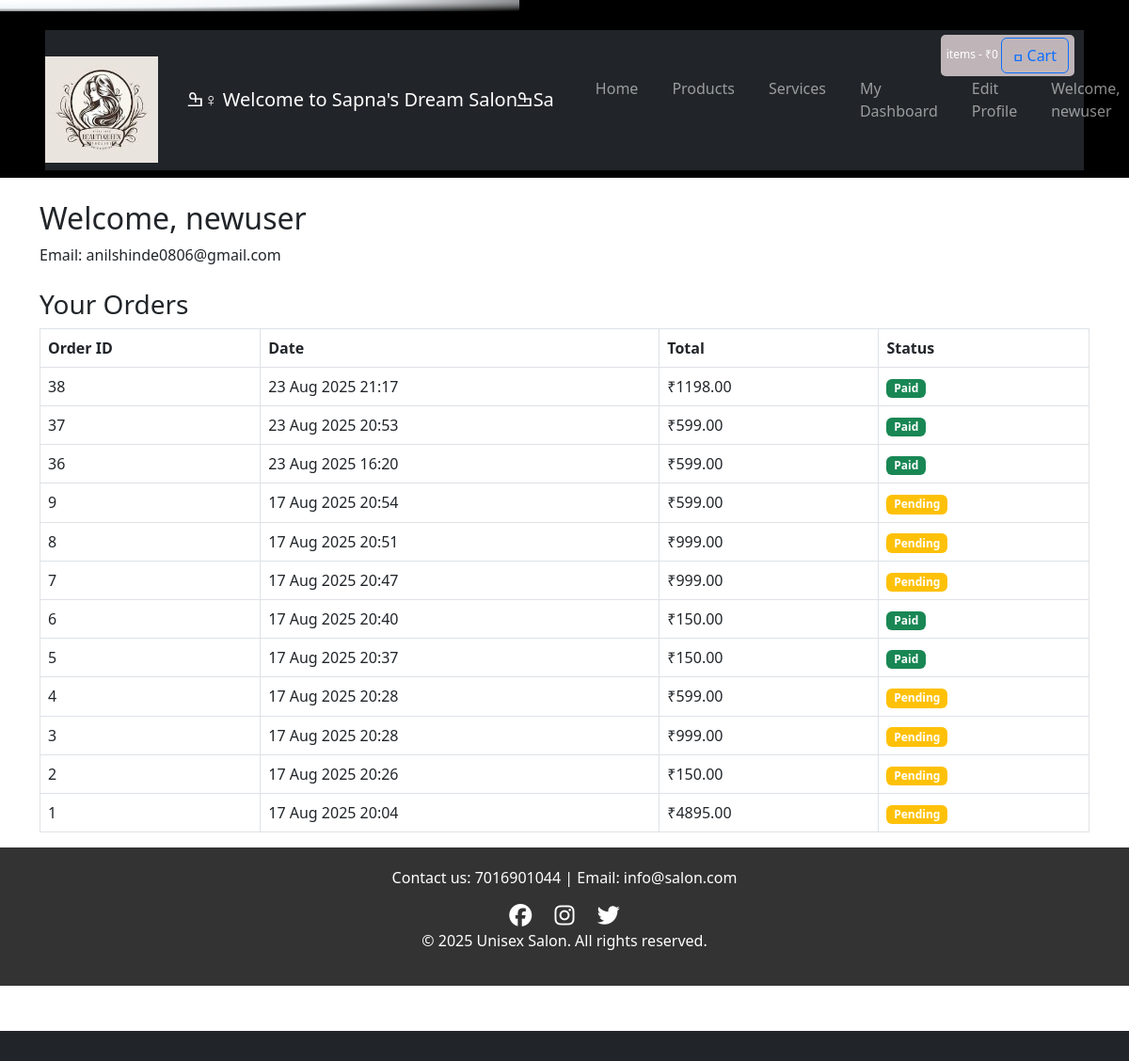
The app's page /cart1/dashboard/ (signed in) with its own data.
### cart1/models.py (models this page shows, shortened)
class Order(models.Model):
    customer = models.ForeignKey(Customer, on_delete=models.CASCADE)
    total_price = models.DecimalField(max_digits=10, decimal_places=2)
    is_paid = models.BooleanField(default=False)  # will be True after successful payment
    payment_id = models.CharField(max_length=255, blank=True)  # store gateway payment reference
    created_at = models.DateTimeField(auto_now_add=True)

### cart1/views.py (the view)
# urls.py: path('dashboard/', views.dashboard_view, name='dashboard'),
@login_required
def dashboard_view(request):
    customer, _ = Customer.objects.get_or_create(
        user=request.user,
        defaults={'full_name': request.user.get_full_name(), 'email': request.user.email}
    )
    orders = Order.objects.filter(customer=customer).order_by('-id')
    return render(request, 'dashboard.html', {'orders': orders})

### cart1/context_processors.py (called while the page is built)
def cart(request):
        console.log(f"incp")
        return {'cart': Cart1(request)}

### cart1/templates/dashboard.html
{% extends 'core/base.html' %}
{% load static %}
{% block content %}
<div class="container mt-4">
    <h2>Welcome, {{ user.username }}</h2>
    <p>Email: {{ user.email }}</p>
    <h3 class="mt-4">Your Orders</h3>
    {% if orders %}
        <table class="table table-bordered mt-2">
            <thead>
                <tr>
                    <th>Order ID</th>
                    <th>Date</th>
                    <th>Total</th>
                    <th>Status</th>
                </tr>
            </thead>
            <tbody>
                {% for order in orders %}
                <tr>
                    <td>{{ order.id }}</td>
                    <td>{{ order.created_at|date:"d M Y H:i" }}</td>
                    <td>₹{{ order.total_price }}</td>
                    <td>
                        {% if order.is_paid %}
                            <span class="badge bg-success">Paid</span>
                        {% else %}
                            <span class="badge bg-warning">Pending</span>
                        {% endif %}
                    </td>
                </tr>
                {% endfor %}
            </tbody>
        </table>
    {% else %}
        <p>You have no orders yet.</p>
    {% endif %}
</div>
{% endblock %}

### core/templates/core/base.html (shortened to what this page needs)
{% load static %}
<!DOCTYPE html>
<html lang="en">
<head>
  <link href="https://cdn.jsdelivr.net/npm/bootstrap@5.3.2/dist/css/bootstrap.min.css" rel="stylesheet">
  <link rel="stylesheet" href="https://cdnjs.cloudflare.com/ajax/libs/font-awesome/6.5.0/css/all.min.css">
  <link rel="stylesheet" href="{% static 'css/home.css' %}">
  <link href="https://cdn.jsdelivr.net/npm/bootstrap@5.3.3/dist/css/bootstrap.min.css" rel="stylesheet">
<link rel="stylesheet" href="{% static 'css/styles.css' %}">
</head>
<body>
<main class="bg-black h-screen grid place-items-center text-white">
  <article class="overflow-hidden p-px relative rounded-md bg-neutral-600">
<section class="inline-block space-y-2 bg-black rounded-md z-10 relative px-5 py-2">
    <div class="glow inset-0 w-[100px] h-[100px] absolute rotate-45">.</div>
<nav class="navbar navbar-expand-lg navbar-dark bg-dark">
<div style="text-align:center; margin-top:20px;">
    <img src="{% static 'images/salon-logo.png' %}" alt="Salon Logo" style="width: 120px;">
</div>
 <div class="container">
    <a class="navbar-brand" href="{% url 'home' %}">ߒ‍♀ Welcome to Sapna's Dream  Salonߒ‍Sa</a>
    <div class="collapse navbar-collapse" id="navbarContent">
          <ul class="navbar-nav ms-auto">
        <li class="nav-item"><a class="nav-link" href="{% url 'home' %}">Home</a></li>
      <li class="nav-item"><a class="nav-link" href="#">Products</a></li>
      <li class="nav-item"><a class="nav-link" href="#">Services</a></li>
        {% if user.is_authenticated %}
            <li class="nav-item"><a class="nav-link" href="{% url 'dashboard' %}">My Dashboard</a></li>
           <li class="nav-item"><a class="nav-link" href="{% url 'update_profile' %}">Edit Profile</a></li>
          <li class="nav-item"><a class="nav-link" href="#">Welcome, {{ user.username }}</a></li>
        {% else %}
          <li class="nav-item"><a class="nav-link" href="{% url 'login' %}" >LoginNew</a></li>
          <li class="nav-item"><a class="nav-link" href="{% url 'register' %}">Register</a></li> </ul>
        {% endif %}
          <span class="badge-new">
              items - <span id="cart-price">₹0</span>
                        <button id="cart-btn" type="button"
        class="btn btn-outline-primary position-relative"
        data-bs-toggle="modal" data-bs-target="#cartModal">
  ߛ Cart
</button>
</span>
    </div>
  </div>
</nav>
</section>
  </article></main>
{% block content %}{% endblock %}
<footer>
    <p>Contact us: 7016901044 | Email: info@salon.com</p>
    <div>
        <a href="https://facebook.com" target="_blank"><i class="fab fa-facebook"></i></a>
        <a href="https://instagram.com" target="_blank"><i class="fab fa-instagram"></i></a>
        <a href="https://twitter.com" target="_blank"><i class="fab fa-twitter"></i></a>
    </div>
    <p> &copy; 2025 Unisex Salon. All rights reserved.</p>
</footer>
<footer class="bg-dark text-light text-center py-3 mt-5">
</footer>
</body>
</html>

### static/css/home.css (style rules this page uses)
body { font-family: 'Segoe UI', sans-serif; margin: 0; padding: 0; background: #f8f8f8; color: #333; }
nav a { color: white; text-decoration: none; margin-left: 20px; font-weight: 500; }
footer { background: #333; color: white; text-align: center; padding: 20px; }
.glow { animation: move 5s linear infinite; offset-path: rect(0% auto 100% auto); background: radial-gradient(#fff, #f1f5f9, transparent); }
.badge-new { position: absolute; top: 05px; right: 10px; background-color: #bfb5b9; color: white; font-size: 0.75rem; padding: 3px 6px; border-radius: 5px; }
.nav-link { color: white; text-decoration: none; font-size: 1.2rem; margin-left: 20px; padding: 10px; transition: all 0.3s ease; }

### core/templates/core/base.html (style rules this page uses)
footer { background: #333; color: white; padding: 20px; text-align: center; }
footer i { font-size: 1.5rem; margin: 0 10px; color: white; transition: color 0.3s ease; }

### records on screen
Order: id "38", created_at "23 Aug 2025 21:17", total_price "1198.00", is_paid "Paid"
Order: id "37", created_at "23 Aug 2025 20:53", total_price "599.00", is_paid "Paid"
Order: id "36", created_at "23 Aug 2025 16:20", total_price "599.00", is_paid "Paid"
Order: id "9", created_at "17 Aug 2025 20:54", total_price "599.00", is_paid "Pending"
Order: id "8", created_at "17 Aug 2025 20:51", total_price "999.00", is_paid "Pending"
Order: id "7", created_at "17 Aug 2025 20:47", total_price "999.00", is_paid "Pending"
Order: id "6", created_at "17 Aug 2025 20:40", total_price "150.00", is_paid "Paid"
Order: id "5", created_at "17 Aug 2025 20:37", total_price "150.00", is_paid "Paid"
Order: id "4", created_at "17 Aug 2025 20:28", total_price "599.00", is_paid "Pending"
Order: id "3", created_at "17 Aug 2025 20:28", total_price "999.00", is_paid "Pending"
Order: id "2", created_at "17 Aug 2025 20:26", total_price "150.00", is_paid "Pending"
Order: id "1", created_at "17 Aug 2025 20:04", total_price "4895.00", is_paid "Pending"

### other values on screen
{{ user.username }} "newuser"
{{ user.email }} "anilshinde0806@gmail.com"
